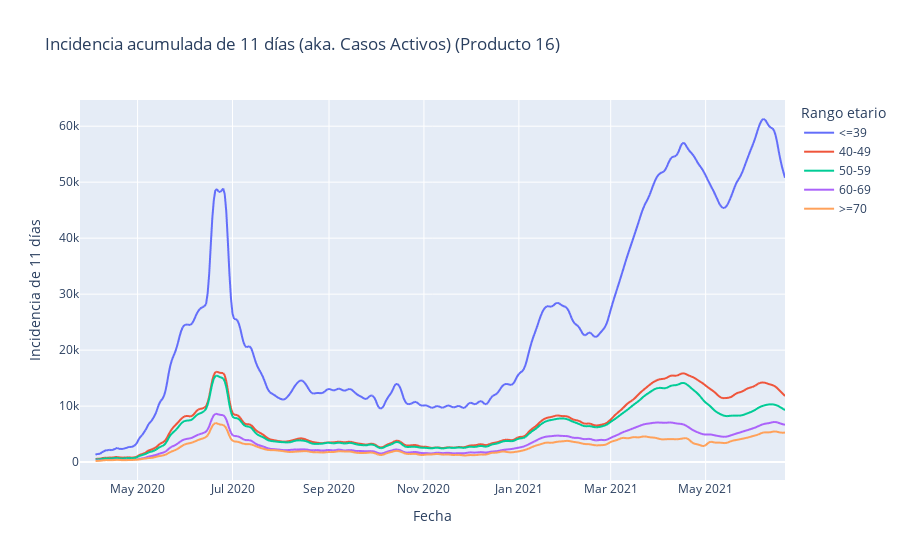

Source (notebook cell):
### Code cell
px.line(casos_m_edadesUCI.rolling(11).sum(),
        labels={
                     "value": "Incidencia de 11 días",
                     "x": "Día",
                     "variable": "Rango etario"
              },
        title="Incidencia acumulada de 11 días (aka. Casos Activos) (Producto 16)")

### Figure 1 — Plotly figure (JSON) as saved in the notebook; plotly's stock layout.template omitted (floating-point values rounded to 4 significant figures; data arrays with more than 128 entries replaced by an {"elided": "..."} marker saying what was removed)
{"data": [{"hovertemplate": "Rango etario=<=39<br>Fecha=%{x}<br>Incidencia de 11 días=%{y}<extra></extra>", "legendgroup": "<=39", "line": {"color": "#636efa", "dash": "solid"}, "mode": "lines", "name": "<=39", "showlegend": true, "type": "scattergl", "x": {"elided": "454 str values"}, "xaxis": "x", "y": {"elided": "454 float values"}, "yaxis": "y"}, {"hovertemplate": "Rango etario=40-49<br>Fecha=%{x}<br>Incidencia de 11 días=%{y}<extra></extra>", "legendgroup": "40-49", "line": {"color": "#EF553B", "dash": "solid"}, "mode": "lines", "name": "40-49", "showlegend": true, "type": "scattergl", "x": {"elided": "454 str values"}, "xaxis": "x", "y": {"elided": "454 float values"}, "yaxis": "y"}, {"hovertemplate": "Rango etario=50-59<br>Fecha=%{x}<br>Incidencia de 11 días=%{y}<extra></extra>", "legendgroup": "50-59", "line": {"color": "#00cc96", "dash": "solid"}, "mode": "lines", "name": "50-59", "showlegend": true, "type": "scattergl", "x": {"elided": "454 str values"}, "xaxis": "x", "y": {"elided": "454 float values"}, "yaxis": "y"}, {"hovertemplate": "Rango etario=60-69<br>Fecha=%{x}<br>Incidencia de 11 días=%{y}<extra></extra>", "legendgroup": "60-69", "line": {"color": "#ab63fa", "dash": "solid"}, "mode": "lines", "name": "60-69", "showlegend": true, "type": "scattergl", "x": {"elided": "454 str values"}, "xaxis": "x", "y": {"elided": "454 float values"}, "yaxis": "y"}, {"hovertemplate": "Rango etario=>=70<br>Fecha=%{x}<br>Incidencia de 11 días=%{y}<extra></extra>", "legendgroup": ">=70", "line": {"color": "#FFA15A", "dash": "solid"}, "mode": "lines", "name": ">=70", "showlegend": true, "type": "scattergl", "x": {"elided": "454 str values"}, "xaxis": "x", "y": {"elided": "454 float values"}, "yaxis": "y"}], "layout": {"autosize": true, "legend": {"title": {"text": "Rango etario"}, "tracegroupgap": 0}, "title": {"text": "Incidencia acumulada de 11 días (aka. Casos Activos) (Producto 16)"}, "xaxis": {"anchor": "y", "autorange": true, "domain": [0, 1], "range": ["2020-03-25", "2021-06-21"], "title": {"text": "Fecha"}, "type": "date"}, "yaxis": {"anchor": "x", "autorange": true, "domain": [0, 1], "range": [-3194.0, 64680.0], "title": {"text": "Incidencia de 11 días"}, "type": "linear"}}}
